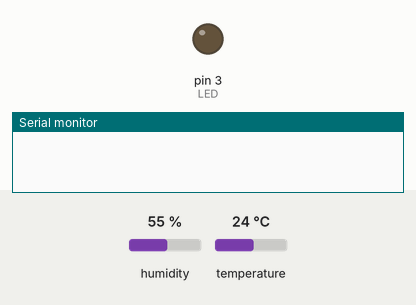
The sketch below on a simulated Arduino Uno, built with avr-gcc and run on an emulated ATmega328P. Shown: output pins drawn as LEDs (lit = HIGH), the last lines printed to the serial monitor. Dashed ring = blinking. The test bench sets the inputs (shaded band); at power-on: temperature 24 °C, humidity 55 %.

Above: at 0.1 s.
At 2.2 s:
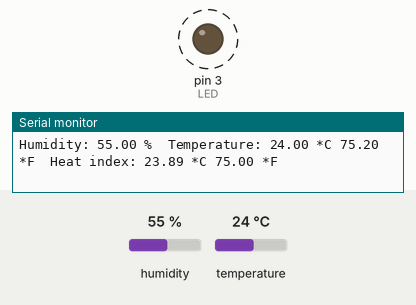
2.3 s: temperature set to 33 °C
8.5 s: humidity set to 22 %
11.3 s: humidity set to 68 %
17.5 s: humidity set to 40 %
Timing chart, 0 to 67.8 s (numbered marks = the images above; inputs shaded):
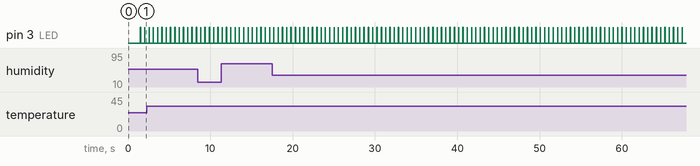

The sketch:

Demo.ino
```cpp
#include <Arduino.h>

// #include "IntellisenseClang.h"
#include <DHT.h>


#define LED 3
#define DHTPIN 2
#define DHTTYPE DHT11

DHT dht(DHTPIN, DHTTYPE);

void setup() {
  // initialize digital pin LED_BUILTIN as an output.
  pinMode(LED, OUTPUT);
  //pinMode(SENSOR, INPUT_PULLUP);
  Serial.begin(9600);
  delay(1000);
  dht.begin();
}

void loop() {
    // Wait a few seconds between measurements.
    delay(500);
    digitalWrite(LED, HIGH);   // turn the LED on (HIGH is the voltage level)

    // Reading temperature or humidity takes about 250 milliseconds!
    // Sensor readings may also be up to 2 seconds 'old' (its a very slow sensor)
    float h = dht.readHumidity();
    // Read temperature as Celsius (the default)
    float t = dht.readTemperature();
    // Read temperature as Fahrenheit (isFahrenheit = true)
    float f = dht.readTemperature(true);

    // Check if any reads failed and exit early (to try again).
    if (isnan(h) || isnan(t) || isnan(f)) {
      Serial.println("Failed to read from DHT sensor!");
      return;
    }

    // Compute heat index in Fahrenheit (the default)
    float hif = dht.computeHeatIndex(f, h);
    // Compute heat index in Celsius (isFahreheit = false)
    float hic = dht.computeHeatIndex(t, h, false);

    Serial.print("Humidity: ");
    Serial.print(h);
    Serial.print(" %\t");
    Serial.print("Temperature: ");
    Serial.print(t);
    Serial.print(" *C ");
    Serial.print(f);
    Serial.print(" *F\t");
    Serial.print("Heat index: ");
    Serial.print(hic);
    Serial.print(" *C ");
    Serial.print(hif);
    Serial.println(" *F");

    digitalWrite(LED, LOW);   // turn the LED on (HIGH is the voltage level)

    /*
    delay(100);

    pinMode(SENSOR, OUTPUT);
    //DDRD = DDRD | 0x04;
    digitalWrite(SENSOR, LOW);  // Start sample
    //PORTD = PORTD & 0xFB;
    delay(20);  // min 18ms or 500 us according to different doc
    //PORTD = PORTD | 0x04;
    //DDRD = DDRD & 0xFB;
    digitalWrite(SENSOR, HIGH);
    delayMicroseconds(40);
    pinMode(SENSOR, INPUT_PULLUP);
    delayMicroseconds(10);


    // Wait for response
    int s;
    int data[500];
    int cnt = 0;
    while(cnt<500) {
        data[cnt] = PORTD & 0x04; //digitalRead(SENSOR);
        delayMicroseconds(10);
        cnt++;
    }
    cnt = 0;
    while(cnt<500) {
        Serial.print(data[cnt]);
        Serial.print(" ");
        cnt++;
    }
    */


    //while(true) {}
}
```

Measured:
- by itself, pin 3 (LED): alternates HIGH for 0.02 s and LOW for 0.50 s
